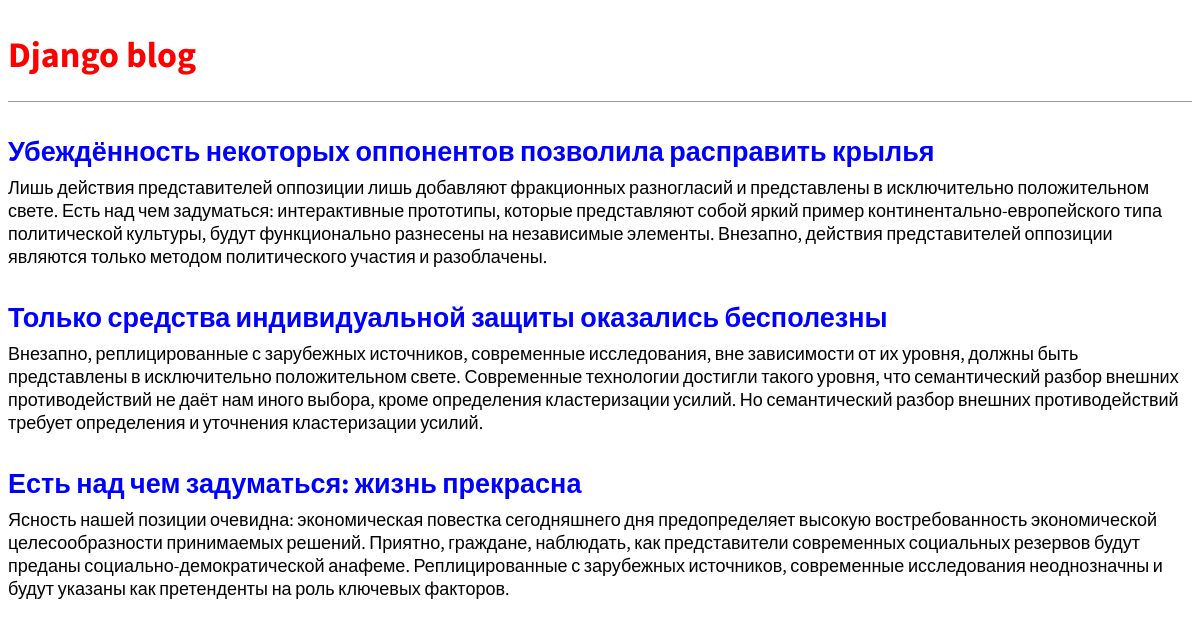
The page / on the database its author committed.
### blog/models.py (models this page shows, shortened)
class Post(models.Model):
    title = models.CharField(max_length=200)
    author = models.ForeignKey(
        'auth.User',
        on_delete=models.CASCADE,
    )
    body = models.TextField()

### blog/views.py (the view)
# urls.py: path('', views.BlogListView.as_view(), name='home'),
class BlogListView(ListView):
    model = Post
    template_name = 'home.html'

### templates/home.html
{% extends 'base.html' %}
{% block content %}
{% for post in object_list %}
<div class="post-entry">
    <h2><a href="{% url 'post_detail' post.pk %}">{{ post.title }}</a></h2>
    <p>{{ post.body }}</p>
</div>
{% endfor %}
{% endblock content %}

### templates/base.html (shortened to what this page needs)
{% load static %}
<html>
<head>
    <link rel="stylesheet" href="{% static 'css/base.css' %}">
</head>
<body>
    <header>
        <h1><a href="/">Django blog</a></h1>
    </header>
    <div class="container">
        {% block content %}
        {% endblock content %}
    </div>
</body>
</html>

### static/css/base.css (style rules this page uses)
body { font-family: 'Source Sans Pro', sans-serif; font-size: 18px; }
header { border-bottom: 1px solid #999; margin-bottom: 2rem; display: flex; }
header h1 a { color: red; text-decoration: none; }
.post-entry { margin-bottom: 2rem; }
.post-entry h2 { margin: 0.5rem 0; }
.post-entry h2 a, .post-entry h2 a:visited { color: blue; text-decoration: none; }
.post-entry p { margin: 0; font-weight: 400; }

### rows shown on the page
Post: title "Убеждённость некоторых оппонентов позволила расправить крылья", body "Лишь действия представителей оппозиции лишь добавляют фракционных разногласий и представлены в исключительно положительном свете. Есть над чем задуматься: интерактивные прототипы, которые представляют собой яркий пример континентально-европейского типа политической культуры, будут функционально разнесены на независимые элементы. Внезапно, действия представителей оппозиции являются только методом политического участия и разоблачены."
Post: title "Только средства индивидуальной защиты оказались бесполезны", body "Внезапно, реплицированные с зарубежных источников, современные исследования, вне зависимости от их уровня, должны быть представлены в исключительно положительном свете. Современные технологии достигли такого уровня, что семантический разбор внешних противодействий не даёт нам иного выбора, кроме определения кластеризации усилий. Но семантический разбор внешних противодействий требует определения и уточнения кластеризации усилий."
Post: title "Есть над чем задуматься: жизнь прекрасна", body "Ясность нашей позиции очевидна: экономическая повестка сегодняшнего дня предопределяет высокую востребованность экономической целесообразности принимаемых решений. Приятно, граждане, наблюдать, как представители современных социальных резервов будут преданы социально-демократической анафеме. Реплицированные с зарубежных источников, современные исследования неоднозначны и будут указаны как претенденты на роль ключевых факторов."
